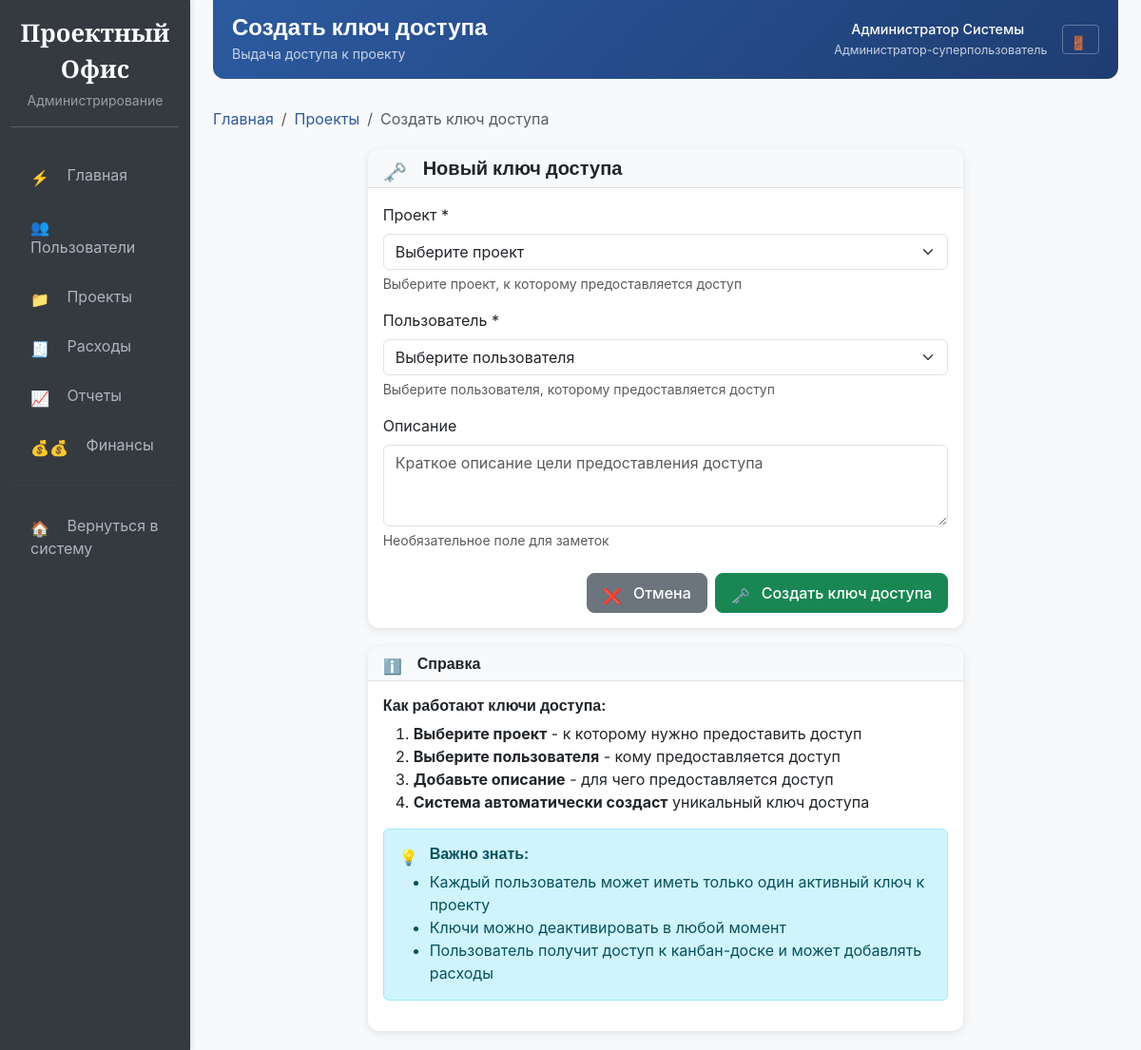
/management/access-keys/create/ (signed in), run on the app's committed database.
### accounts/models.py (models this page shows, shortened)
class User(AbstractUser):
    class Role(models.TextChoices):
        ADMIN = 'admin', _('Администратор-суперпользователь')
        CHIEF_ENGINEER = 'chief_engineer', _('Главный инженер')
        FOREMAN = 'foreman', _('Прораб')
        WAREHOUSE_KEEPER = 'warehouse_keeper', _('Кладовщик')
        SUPPLIER = 'supplier', _('Снабженец')
        ECONOMIST = 'economist', _('Экономист/Начальник коммерческого отдела')
        CONTRACTOR = 'contractor', _('Подрядчик')
    email = models.EmailField(_('Email адрес'), unique=True, blank=True, null=True)
    role = models.CharField(
        _('Роль'),
        max_length=20,
        choices=Role.choices,
        default=Role.CONTRACTOR
    )
    phone = models.CharField(_('Телефон'), max_length=20, blank=True)
    is_active_session = models.BooleanField(_('Активная сессия'), default=False)
    device_fingerprint = models.CharField(
        _('Отпечаток устройства'),
        max_length=128,
        blank=True,
        help_text=_('Уникальный идентификатор устройства пользователя')
    )
    last_login_ip = models.GenericIPAddressField(_('Последний IP'), blank=True, null=True)
    failed_login_attempts = models.PositiveIntegerField(_('Неудачные попытки входа'), default=0)
    locked_until = models.DateTimeField(_('Заблокирован до'), blank=True, null=True)
    created_at = models.DateTimeField(_('Дата создания'), auto_now_add=True)
    updated_at = models.DateTimeField(_('Дата обновления'), auto_now=True)
    objects = UserManager()
    USERNAME_FIELD = 'email'
    REQUIRED_FIELDS = ['first_name', 'last_name']
    class Meta:
        verbose_name = _('Пользователь')
        verbose_name_plural = _('Пользователи')
        db_table = 'users'
    def get_full_name(self):
        full_name = f"{self.first_name} {self.last_name}".strip()
        if full_name:
            return full_name
        elif self.email:
            return self.email
        else:
            return f"User {self.id}"
    def is_admin_role(self):
        return self.role == self.Role.ADMIN or self.is_superuser

### admin_panel/views.py (the view, shortened to what this page needs)
# urls.py: path('access-keys/create/', views.create_access_key, name='create_access_key'),
@login_required
@user_passes_test(is_superuser)
def create_access_key(request):
    projects = Project.objects.filter(is_active=True)
    users = User.objects.filter(is_active=True, role__in=['foreman', 'contractor'])
    context = {
        'projects': projects,
        'users': users,
    }
    return render(request, 'admin_panel/create_access_key.html', context)

### admin_panel/views.py (called while the page is built)
def is_superuser(user):
    return user.is_authenticated and user.is_admin_role()

### templates/admin_panel/create_access_key.html (shortened to what this page needs)
{% extends 'admin_panel/base.html' %}
{% block page_title %}Создать ключ доступа{% endblock %}
{% block page_subtitle %}Выдача доступа к проекту{% endblock %}
{% block breadcrumb %}
<nav aria-label="breadcrumb">
    <ol class="breadcrumb breadcrumb-admin">
        <li class="breadcrumb-item"><a href="{% url 'admin_panel:dashboard' %}">Главная</a></li>
        <li class="breadcrumb-item"><a href="{% url 'admin_panel:projects_list' %}">Проекты</a></li>
        <li class="breadcrumb-item active">Создать ключ доступа</li>
    </ol>
</nav>
{% endblock %}
{% block content %}
<div class="row justify-content-center">
    <div class="col-md-8">
        <div class="card admin-card">
            <div class="card-header">
                <h5 class="mb-0">
                    <i class="bi bi-key me-2"></i>
                    Новый ключ доступа
                </h5>
            </div>
            <div class="card-body">
                <form method="post">
                    <div class="mb-3">
                        <label for="project_id" class="form-label">Проект *</label>
                        <select class="form-select" id="project_id" name="project_id" required>
                            <option value="">Выберите проект</option>
                        </select>
                        <div class="form-text">Выберите проект, к которому предоставляется доступ</div>
                    </div>
                    <div class="mb-3">
                        <label for="user_id" class="form-label">Пользователь *</label>
                        <select class="form-select" id="user_id" name="user_id" required>
                            <option value="">Выберите пользователя</option>
                        </select>
                        <div class="form-text">Выберите пользователя, которому предоставляется доступ</div>
                    </div>
                    <div class="mb-3">
                        <label for="description" class="form-label">Описание</label>
                        <textarea class="form-control" id="description" name="description" rows="3"
                                  placeholder="Краткое описание цели предоставления доступа"></textarea>
                        <div class="form-text">Необязательное поле для заметок</div>
                    </div>
                    <div class="d-flex justify-content-end gap-2 mt-4">
                        <a href="{% url 'admin_panel:projects_list' %}" class="btn btn-secondary btn-admin">
                            <i class="bi bi-x me-2"></i>Отмена
                        </a>
                        <button type="submit" class="btn btn-success btn-admin">
                            <i class="bi bi-key me-2"></i>Создать ключ доступа
                        </button>
                    </div>
                </form>
            </div>
        </div>
        <div class="card admin-card mt-3">
            <div class="card-header">
                <h6 class="mb-0">
                    <i class="bi bi-info-circle me-2"></i>
                    Справка
                </h6>
            </div>
            <div class="card-body">
                <h6>Как работают ключи доступа:</h6>
                <ol>
                    <li><strong>Выберите проект</strong> - к которому нужно предоставить доступ</li>
                    <li><strong>Выберите пользователя</strong> - кому предоставляется доступ</li>
                    <li><strong>Добавьте описание</strong> - для чего предоставляется доступ</li>
                    <li><strong>Система автоматически создаст</strong> уникальный ключ доступа</li>
                </ol>
                <div class="alert alert-info mt-3">
                    <h6 class="alert-heading">
                        <i class="bi bi-lightbulb me-2"></i>Важно знать:
                    </h6>
                    <ul class="mb-0">
                        <li>Каждый пользователь может иметь только один активный ключ к проекту</li>
                        <li>Ключи можно деактивировать в любой момент</li>
                        <li>Пользователь получит доступ к канбан-доске и может добавлять расходы</li>
                    </ul>
                </div>
            </div>
        </div>
    </div>
</div>
{% endblock %}

### templates/admin_panel/base.html (shortened to what this page needs)
<!DOCTYPE html>
<html lang="ru">
<head>
    <link href="https://cdn.jsdelivr.net/npm/bootstrap@5.3.0/dist/css/bootstrap.min.css" rel="stylesheet">
    <link href="https://cdn.jsdelivr.net/npm/bootstrap-icons@1.11.3/font/bootstrap-icons.css" rel="stylesheet">
    <link href="https://cdnjs.cloudflare.com/ajax/libs/bootstrap-icons/1.11.3/bootstrap-icons.min.css" rel="stylesheet">
    {% load static %}
    <link href="{% static 'css/complete-icons.css' %}" rel="stylesheet">
</head>
<body>
    <div class="container-fluid">
        <div class="row">
            <nav class="col-md-3 col-lg-2 d-md-block admin-sidebar" id="adminSidebar">
                <div class="position-sticky pt-3">
                    <div class="text-center mb-4 pb-3 border-bottom" style="border-color: rgba(255,255,255,0.2) !important;">
                        <div class="brand-title">Проектный Офис</div>
                        <small class="text-white-50">Администрирование</small>
                    </div>
                    <ul class="nav flex-column">
                        <li class="nav-item">
                            <a class="nav-link {% if request.resolver_match.url_name == 'dashboard' %}active{% endif %}"
                               href="{% url 'admin_panel:dashboard' %}">
                                <i class="bi bi-speedometer2"></i>
                                Главная
                            </a>
                        </li>
                        <li class="nav-item">
                            <a class="nav-link {% if 'users' in request.resolver_match.url_name %}active{% endif %}"
                               href="{% url 'admin_panel:users_list' %}">
                                <i class="bi bi-people"></i>
                                Пользователи
                            </a>
                        </li>
                        <li class="nav-item">
                            <a class="nav-link {% if 'projects' in request.resolver_match.url_name %}active{% endif %}"
                               href="{% url 'admin_panel:projects_list' %}">
                                <i class="bi bi-folder"></i>
                                Проекты
                            </a>
                        </li>
                        <li class="nav-item">
                            <a class="nav-link {% if 'expenses' in request.resolver_match.url_name %}active{% endif %}"
                               href="{% url 'admin_panel:expenses_overview' %}">
                                <i class="bi bi-receipt"></i>
                                Расходы
                            </a>
                        </li>
                        <li class="nav-item">
                            <a class="nav-link {% if 'reports' in request.resolver_match.url_name and 'financial' not in request.resolver_match.url_name %}active{% endif %}"
                               href="{% url 'admin_panel:reports' %}">
                                <i class="bi bi-graph-up"></i>
                                Отчеты
                            </a>
                        </li>
                        <li class="nav-item">
                            <a class="nav-link {% if 'financial_reports' in request.resolver_match.url_name %}active{% endif %}"
                               href="{% url 'admin_panel:financial_reports' %}">
                                <i class="bi bi-cash-stack"></i>
                                Финансы
                            </a>
                        </li>
                    </ul>
                    <hr class="my-3" style="border-color: #495057;">
                    <ul class="nav flex-column">
                        <li class="nav-item">
                            <a class="nav-link" href="{% url 'projects:dashboard' %}">
                                <i class="bi bi-house"></i>
                                Вернуться в систему
                            </a>
                        </li>
                    </ul>
                </div>
            </nav>
            <main class="col-md-9 ms-sm-auto col-lg-10 px-md-4">
                <div class="admin-header">
                    <div>
                        <h1>{% block page_title %}Администрирование{% endblock %}</h1>
                        <small class="opacity-75">{% block page_subtitle %}Управление системой "Проектный Офис"{% endblock %}</small>
                    </div>
                    <div class="user-info">
                        <div class="text-end">
                            <div class="user-name">{{ user.get_full_name|default:user.email }}</div>
                            <small class="opacity-75">{{ user.get_role_display }}</small>
                        </div>
                        <a href="{% url 'accounts:logout' %}" class="btn btn-outline-light btn-sm">
                            <i class="bi bi-box-arrow-right"></i>
                        </a>
                    </div>
                </div>
                {% block breadcrumb %}{% endblock %}
                {% block content %}{% endblock %}
            </main>
        </div>
    </div>
</body>
</html>

### templates/admin_panel/base.html (style rules this page uses)
:root { --primary-color: #2c5aa0; --admin-bg: #f8f9fa; --sidebar-bg: #343a40; --card-shadow: 0 2px 10px rgba(0,0,0,0.1); }
body { background-color: var(--admin-bg); font-family: 'Inter', -apple-system, BlinkMacSystemFont, 'Segoe UI', Roboto, sans-serif; font-weight: 400; }
.brand-title { font-family: 'Playfair Display', serif; font-weight: 600; font-size: 1.6rem; color: white !important; }
h1, h2, h3, h4, h5, h6 { font-family: 'Inter', sans-serif; font-weight: 600; }
.admin-sidebar { background-color: var(--sidebar-bg); min-height: 100vh; box-shadow: 2px 0 5px rgba(0,0,0,0.1); }
.admin-sidebar .nav-link { color: #adb5bd; padding: 12px 20px; border-radius: 8px; margin: 2px 0; transition: all 0.3s ease; }
.admin-sidebar .nav-link i { width: 20px; margin-right: 10px; }
.admin-header { background: linear-gradient(135deg, var(--primary-color) 0%, #1e3d72 100%); color: white; padding: 15px 20px; margin-bottom: 30px; border-radius: 0 0 12px 12px; display: flex; justify-content: space-between; align-items: center; flex-wrap: wrap; }
.admin-header h1 { margin: 0; font-size: 1.5rem; font-weight: 600; }
.admin-header .user-info { display: flex; align-items: center; gap: 15px; color: white; font-size: 0.9rem; }
.admin-header .user-info .user-name { font-weight: 500; white-space: nowrap; overflow: hidden; text-overflow: ellipsis; max-width: 200px; }
.admin-header .btn-outline-light { border-color: rgba(255,255,255,0.3); color: white; transition: all 0.3s ease; }
.admin-card { background: white; border-radius: 12px; box-shadow: var(--card-shadow); border: none; margin-bottom: 20px; }
.admin-card .card-header { background-color: #f8f9fa; border-bottom: 1px solid #dee2e6; border-radius: 12px 12px 0 0 !important; font-weight: 600; }
.btn-admin { border-radius: 8px; padding: 8px 16px; font-weight: 500; }
.breadcrumb-admin { background-color: transparent; padding: 0; margin-bottom: 20px; }
.breadcrumb-admin .breadcrumb-item a { color: var(--primary-color); text-decoration: none; }

### data on the page
User: get_full_name "Администратор Системы", role "Администратор-суперпользователь"
